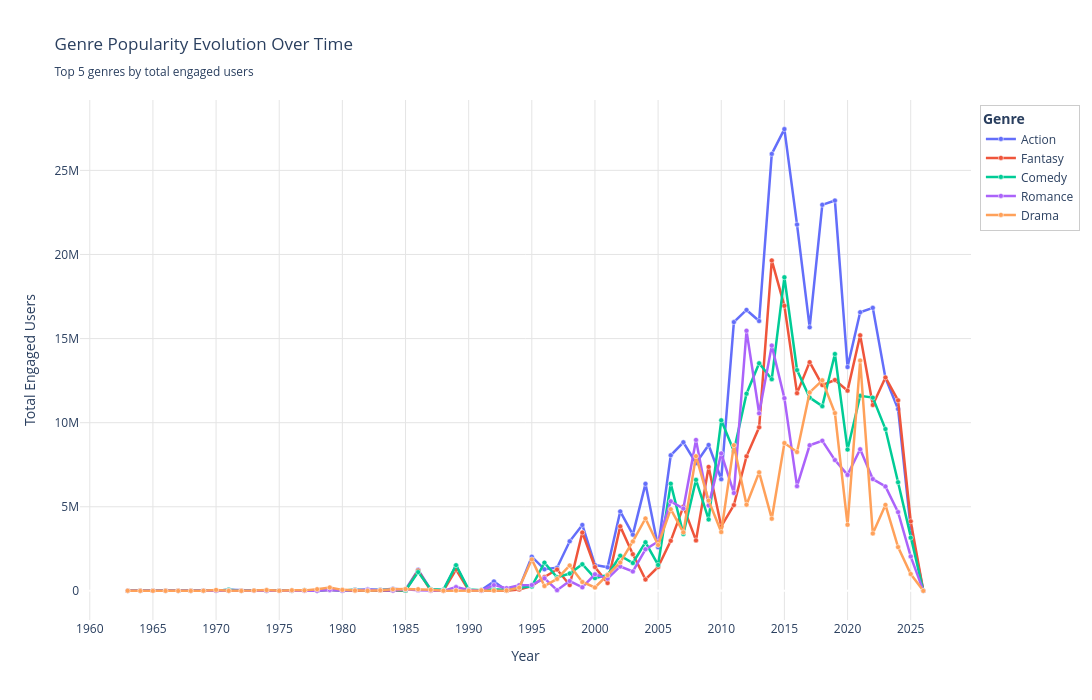

Write notebook code for a chart like this one.
### Markdown cell above
### **Mass Appeal vs. Deep Engagement**

These two charts reveal a critical distinction: **what people watch vs. what they love**.

**Action** is the undisputed king—dominating both charts. It's the safest bet for producers and the most universally appealing genre.

But the real story is in the **ranking shifts**:

- **Drama (#5 → #2):** The genre with the highest "conversion rate" from viewers to fans.  
  Drama attracts fewer people, but those who watch it are FAR more likely to favorite it.  
  This suggests **deeper emotional engagement**—Drama viewers don't just watch, they connect.

- **Comedy (#3 → #5):** Widely watched but less "favorite-worthy."  
  Comedy is consumed casually—people enjoy it in the moment but don't develop lasting attachments.

- **Mystery (drops out entirely):** Attracts curious viewers but fails to convert them into fans.  
  Mystery anime may be watched once for the puzzle, but rarely inspire rewatches or deep fandom.

- **Award Winning (enters at #10):** Not in the top viewership, but makes the "liked" list.  
  This is the **prestige genre**—small but passionate audiences who deeply appreciate quality.

**Takeaway:**  
If you're a producer chasing **viewership numbers**, go for Action or Comedy.  
If you're chasing **lasting fandom and merchandise sales**, Drama is your secret weapon.

The genres people watch most aren't always the ones they love most.

### Code cell
fig = gu.genre_evolution_over_time( top_n=5)
fig.show()
